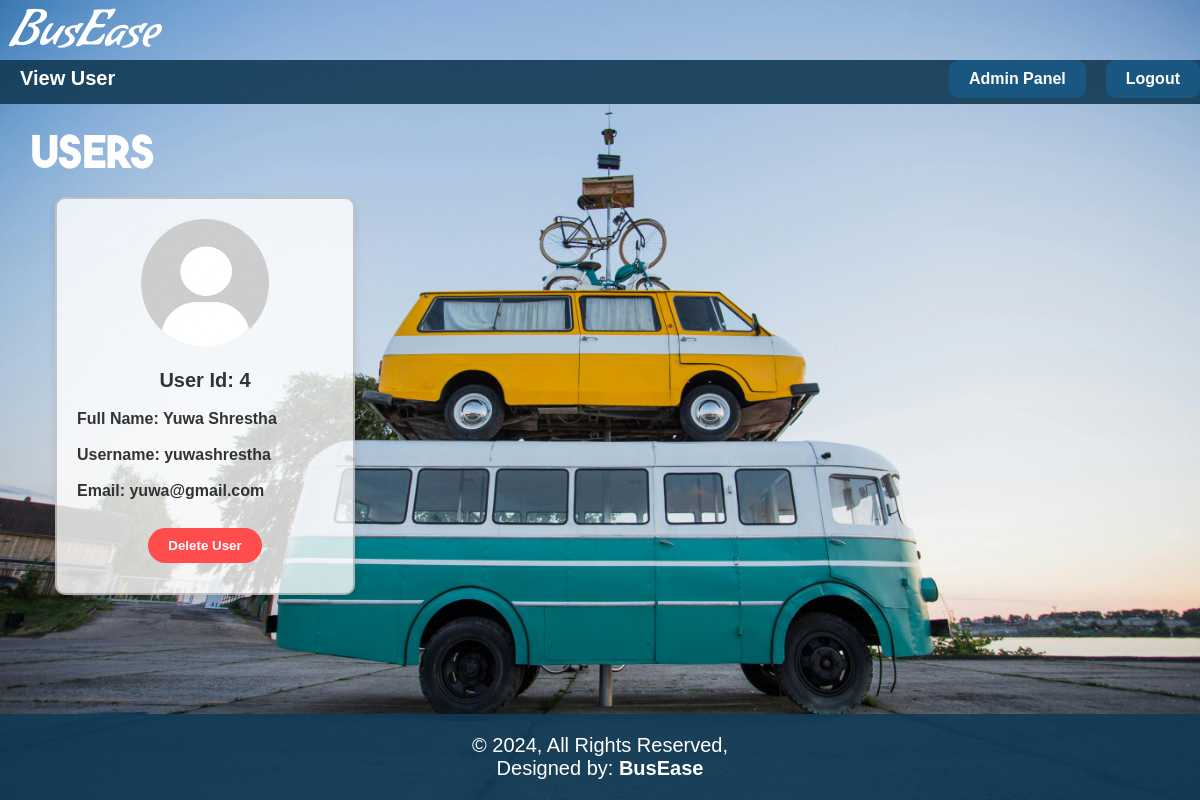
The app's page /php/viewuser.php (signed in) with its own data.
### tables this page shows
CREATE TABLE `user` (
  `user_id` int(255) NOT NULL,
  `fullname` varchar(255) NOT NULL,
  `email` varchar(255) NOT NULL,
  `username` varchar(255) NOT NULL,
  `password` varchar(255) NOT NULL,
  `usertype` varchar(255) NOT NULL DEFAULT 'user'
);

### php/viewuser.php (the view, shortened to what this page needs)
<?php
include("connect.php");
?>
<!DOCTYPE html>
<html lang="en">
<head>
    <link rel="stylesheet" href="../css/view.css">
</head>
<body>
    <div class="wrapper">
        <div class="header">
            <div class="logo">
                <a href="homepage.html">BusEase</a>
            </div>
        </div>
        <div class="nav">
            <div class="nav1">
                <h1>View User</h1>
            </div>
            <div class="nav2">
                <ul>
                    <li><a href="admin.php">Admin Panel</a></li>
                    <li><a href="logout.php">Logout</a></li>
                </ul>
            </div>
        </div>
        <div class="container">
            <h1>Users</h1>
            <br>
            <div class="grid">
                <?php
                $query = "SELECT user_id, fullname, username, email FROM user WHERE usertype='user'";
                $result = mysqli_query($conn, $query);
                if ($result) {
                    if (mysqli_num_rows($result) > 0) {
                        while ($row = mysqli_fetch_assoc($result)) {
                            ?>
                            <div style="text-align: center; font-weight: bold" class="dis">
                           <div class="userimagecontainer">
                           <img src="../Pictures/admin_user_pfp.jpg" alt="pfp" style="width: 50%">
                           </div>
                                <br>
                                <label for="user_id" style='text-align:center; font-size:20px;'>User Id: <?php echo htmlspecialchars($row['user_id']); ?></label>
                                <br>
                                <label for="fullname">Full Name: <?php echo htmlspecialchars($row['fullname']); ?></label>
                                <br>
                                <label for="username">Username: <?php echo htmlspecialchars($row['username']); ?></label>
                                <br>
                                <label for="email">Email: <?php echo htmlspecialchars($row['email']); ?></label>
                                <br>
                                <form method="post" action="deleteuser.php">
                                    <button type="submit" class="cancel_button" onclick="return confirm('Are you sure you want to delete this user?')">Delete User</button>
                                </form>
                            </div>
                            <?php
                        }
                    } else {
                        echo "<p style='font-size:25px; margin:0px; color:red; font-weight: bold;'>No users found</p>";
                    }
                } else {
                    echo "<p style='color: red; font-size:20px;'>Error fetching data: " . mysqli_error($conn) . "</p>";
                }
                ?>
            </div>
        </div>
        <div class="footer">
            <p>&copy; 2024, All Rights Reserved,<br>Designed by: <b>BusEase</b></p>
        </div>
    </div>
</body>
</html>

### css/view.css (style rules this page uses)
* { padding: 0px; margin: 0px; box-sizing: border-box; }
body { background-image: url(../Pictures/background_image_for_admin.jpg); background-repeat: no-repeat; background-attachment: fixed; background-size: cover; font-family: "Titillium Web", Arial, Helvetica; display: flex; flex-direction: column; height: 100vh; }
.wrapper { width: 100%; margin: 0 auto; flex-grow: 1; display: flex; flex-direction: column; }
.header { display: flex; vertical-align: middle; width: 100%; height: 60px; }
.logo { padding-left: 10px; float: left; }
.logo a { text-decoration: none; color: #ffffff; font-size: 50px; font-family: font; }
.nav { background-color: rgba(17 ,58, 85,0.9); width: 100%; height: 44px; }
.nav h1 { margin: 0; padding: 7px 20px; float: left; color: #fff; font-size: 20px; }
.nav2 ul { margin: 0; padding: 0; list-style: none; float: right; }
.nav2 ul li { display: inline; }
.nav2 ul li a { margin-left: 20px; background-color: #195780; border: none; color: #fff; text-decoration: none; padding: 9.8px 20px; float: left; font-weight: bold; border-radius: 10px; }
.container { display: flex; flex-direction: column; padding: 30px; flex-grow: 1; }
.container h1 { color: rgb(255, 255, 255); font-family: myfont; text-transform: uppercase; margin-bottom: 0px; font-size: 45px; }
.grid { padding-left: 25px; display: flex; flex-wrap: wrap; gap: 70px; }
.dis { width: 300px; padding: 20px; border: 2px solid rgba(0, 0, 0, 0.2); background-color: rgba(255, 255, 255, 0.8); box-shadow: 0px 4px 8px rgba(0, 0, 0, 0.1); border-radius: 10px; transition: transform 0.3s, box-shadow 0.3s; }
.dis label { text-align: left; font-weight: bold; display: block; font-size: 16px; color: #333; }
button.cancel_button { display: block; margin: 10px auto; padding: 10px 20px; background-color: #ff4d4d; color: white; border: none; border-radius: 20px; cursor: pointer; font-weight: bold; transition: background-color 0.3s, transform 0.3s; }
.footer { margin-top: 35px; width: 100%; padding-top: 20px; padding-bottom: 20px; background-color:rgba(17 ,58, 85,0.9); }
.footer p { margin: 0; padding: 0; color: #fff; text-align: center; font-size: 20px; }

### records on screen
user: user_id "4", fullname "Yuwa Shrestha", username "yuwashrestha", email "yuwa@gmail.com"
